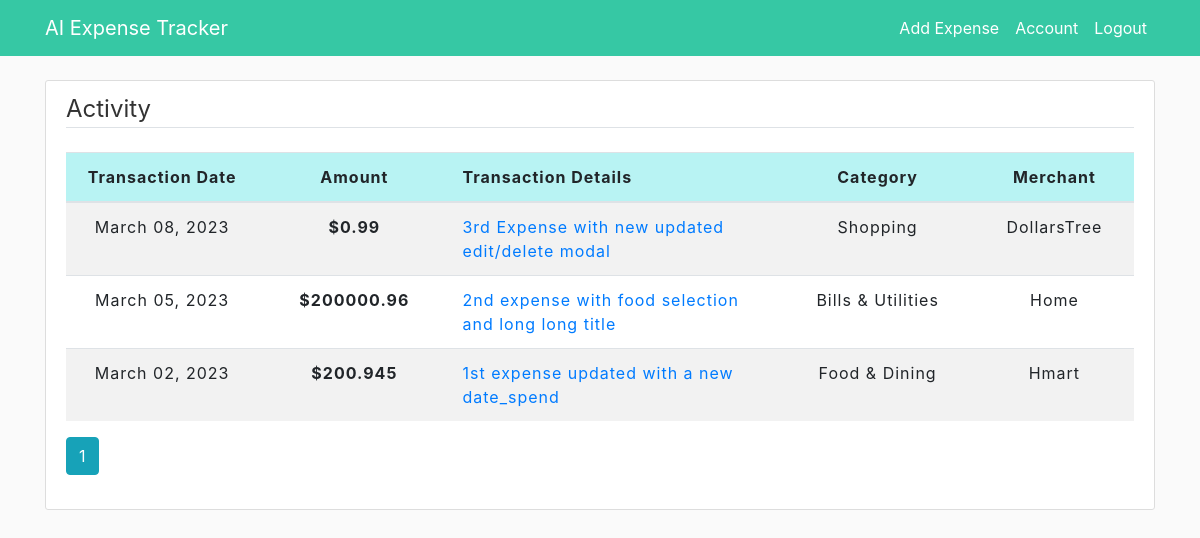
The page /home (signed in) on the database as committed earlier.
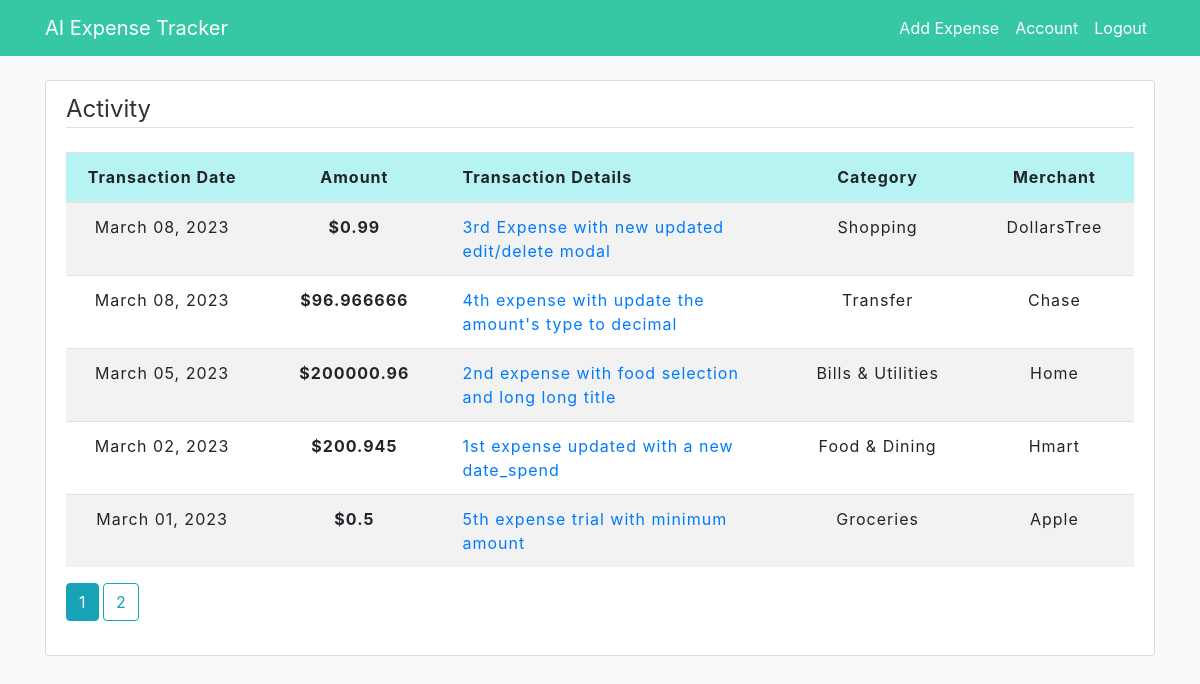
The same page on the database as committed later.
### app/models.py (models this page shows, shortened)
class Expense(db.Model):
    id = db.Column(db.Integer, primary_key=True)
    title = db.Column(db.String(150), nullable=False)
    amount = db.Column(db.Numeric(precision=8, asdecimal=False,
                       decimal_return_scale=2), nullable=False)
    date_spend = db.Column(db.DateTime, nullable=False)
    category = db.Column(db.String(20), nullable=False)
    merchant = db.Column(db.String(30), nullable=False)
    user_id = db.Column(db.Integer, db.ForeignKey('user.id'), nullable=False)
    date_posted = db.Column(db.DateTime, nullable=False)

### app/routes.py (the view)
@app.route("/home")
@login_required
def home():
    page = request.args.get('page', 1, type=int)
    expenses = Expense.query.order_by(Expense.date_spend.desc()).paginate(page=page, per_page=5)
    return render_template('home.html', expenses=expenses)

### app/models.py (called while the page is built)
@login_manager.user_loader
def load_user(user_id):
    return User.query.get(int(user_id))

### app/templates/home.html
{% extends "layout.html" %}
{% block content %}
    <div class="content-section">
        <legend class="border-bottom mb-4">Activity</legend>
        <div>
            <table id="data" class="table table-striped">
                <thead>
                    <tr class="table-header">
                      <th class="text-center">Transaction Date</th>
                      <th class="text-center">Amount</th>
                      <th>Transaction Details</th>
                      <th class="text-center">Category</th>
                      <th class="text-center">Merchant</th>
                    </tr>
                  </thead>
                  <tbody>
                    {% for expense in expenses.items %}
                      <tr class="table-row">
                        <td class="text-center" style="width: 18%;">{{ expense.date_spend.strftime("%B %d, %Y") }}</td>
                        <th class="text-center" style="width: 18%;">${{ expense.amount }}</th>
                        <td class="text-wrap"><a href="{{ url_for('expense', expense_id=expense.id) }}">{{ expense.title }}</a></td>
                        <td class="text-center">{{ expense.category }}</td>
                        <td class="text-center">{{ expense.merchant }}</td>
                      </tr>
                    {% endfor %}
                  </tbody>
            </table>
        </div>
        {% for page_num in expenses.iter_pages(left_edge=1, right_edge=1, left_current=1, right_current=2) %}
          {% if page_num %}
            {% if expenses.page == page_num %}
              <a class="btn btn-info mb-4" href="{{ url_for('home', page=page_num) }}">{{ page_num }}</a>
            {% else %}
              <a class="btn btn-outline-info mb-4" href="{{ url_for('home', page=page_num) }}">{{ page_num }}</a>
            {% endif %}
          {% else %}
            ...
          {% endif %}
        {% endfor %}
   </div>
{% endblock content %}

### app/templates/layout.html (shortened to what this page needs)
<!DOCTYPE html>
<html>
    <head>
        <link rel="stylesheet" href="https://cdn.jsdelivr.net/npm/bootstrap@4.3.1/dist/css/bootstrap.min.css">
        <link rel="stylesheet" type="text/css" href="https://cdn.datatables.net/1.13.3/css/dataTables.bootstrap5.min.css">
        <link rel="stylesheet" type="text/css" href="{{ url_for('static', filename='main.css') }}">
    </head>
    <body>
        <header class="site-header">
            <nav class="navbar navbar-expand-md navbar-dark bg-steel fixed-top">
                <div class="container">
                    {% if current_user.is_authenticated %}
                        <a class="navbar-brand mr-4" href="/home">AI Expense Tracker</a>
                    {% else %}
                        <a class="navbar-brand mr-4" href="/">AI Expense Tracker</a>
                    {% endif %}
                    <div class="collapse navbar-collapse" id="navbarToggle">
                        <div class="navbar-nav ml-auto">
                            {% if current_user.is_authenticated %}
                                <a class="nav-item nav-link" href="{{ url_for('new_expense') }}">Add Expense</a>
                                <a class="nav-item nav-link" href="{{ url_for('account') }}">Account</a>
                                <a class="nav-item nav-link" href="{{ url_for('logout') }}">Logout</a>
                            {% else %}
                                <a class="nav-item nav-link" href="{{ url_for('login') }}">Login</a>
                                <a class="nav-item nav-link" href="{{ url_for('register') }}">Register</a>
                            {% endif %}
                        </div>
                    </div>
                </div>
          </nav>
        </header>
        <main role="main" class="container">
            {% block content %}{% endblock %}
        </main>
    </body>
</html>

### app/static/main.css (style rules this page uses)
body { background: #fafafa; color: #333333; margin-top: 5rem; }
.bg-steel { background-color: rgb(54, 200, 164); }
.site-header .navbar-nav .nav-link { color: white; }
.content-section { background: #ffffff; padding: 10px 20px; border: 1px solid #dddddd; border-radius: 3px; margin-top: 50px; margin-bottom: 20px; }
.table { width: 100%; border-spacing: 0; letter-spacing: 1px; }
.table-header { background-color: #b8f3f3; padding: 5px 5px; }
.table-row:nth-child(even) { background-color: #ffffff; }
.text-center { text-align: center; }
.text-wrap { width: 330px; overflow: hidden; text-overflow: ellipsis; white-space: nowrap; }

Rows that differ between the two databases and show on the page:
added Expense: date_spend "March 08, 2023", amount "96.966666", title "4th expense with update the amount's type to decimal", category "Transfer", merchant "Chase"
added Expense: date_spend "March 01, 2023", amount "0.5", title "5th expense trial with minimum amount", category "Groceries", merchant "Apple"
Other text that changed with them:
new list line: "2"
